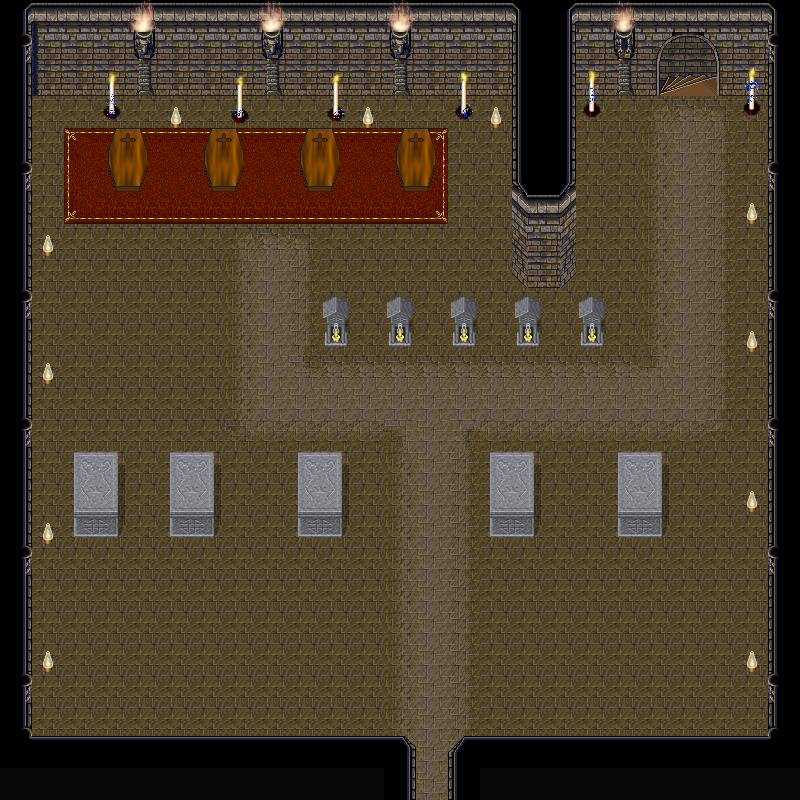

The image is a tile-based game level rendered from a .tmx file. Its description and source (layers, tilesets, objects; grid data summarised) follow:
An orthogonal 25x25 tile map with 32x32 px tiles, 8 tile layers (0_floor, 1_terrain, 2_object, 3_roof, ...), 11 tilesets.

<map version="1.2" tiledversion="1.3.1" orientation="orthogonal" renderorder="right-down" compressionlevel="0" width="25" height="25" tilewidth="32" tileheight="32" infinite="0" nextlayerid="9" nextobjectid="1">
 <tileset firstgid="1" name="collision" tilewidth="32" tileheight="32" tilecount="1" columns="1">
  <image source="../../tileset/logic/collision.png" width="32" height="32" />
 </tileset>
 <tileset firstgid="2" name="stone_house_interior" tilewidth="32" tileheight="32" tilecount="256" columns="16">
  <image source="../../tileset/building/wall/stone_house_interior.png" width="512" height="512" />
 </tileset>
 <tileset firstgid="258" name="brown" tilewidth="32" tileheight="32" tilecount="5" columns="5">
  <image source="../../tileset/ground/brown.png" width="160" height="32" />
 </tileset>
 <tileset firstgid="263" name="coffin" tilewidth="32" tileheight="32" tilecount="4" columns="2">
  <image source="../../tileset/item/gothic/coffin.png" width="64" height="64" />
 </tileset>
 <tileset firstgid="267" name="sarcophagus" tilewidth="32" tileheight="32" tilecount="12" columns="4">
  <image source="../../tileset/item/gothic/sarcophagus.png" width="128" height="96" />
 </tileset>
 <tileset firstgid="279" name="urn_house" tilewidth="32" tileheight="32" tilecount="2" columns="1">
  <image source="../../tileset/item/gothic/urn_house.png" width="32" height="64" />
 </tileset>
 <tileset firstgid="281" name="webs" tilewidth="32" tileheight="32" tilecount="6" columns="2">
  <image source="../../tileset/building/decoration/webs.png" width="64" height="96" />
 </tileset>
 <tileset firstgid="287" name="torch_top" tilewidth="32" tileheight="32" tilecount="4" columns="1">
  <image source="../../tileset/furniture/light/torch_top.png" width="32" height="128" />
 </tileset>
 <tileset firstgid="291" name="flames" tilewidth="32" tileheight="32" tilecount="6" columns="6">
  <image source="../../tileset/furniture/light/flames.png" width="192" height="32" />
 </tileset>
 <tileset firstgid="297" name="floating_candle" tilewidth="32" tileheight="32" tilecount="16" columns="4">
  <image source="../../tileset/furniture/light/floating_candle.png" width="128" height="128" />
 </tileset>
 <tileset firstgid="313" name="small_oil_lamp" tilewidth="32" tileheight="32" tilecount="8" columns="2">
  <image source="../../tileset/furniture/light/small_oil_lamp.png" width="64" height="128" />
 </tileset>
 <layer id="1" name="0_floor" width="25" height="25">
  <data>[625 cells, 624 non-empty, 38 distinct tile ids]</data>
 </layer>
 <layer id="2" name="1_terrain" width="25" height="25">
  <data>[625 cells, 106 non-empty, 49 distinct tile ids]</data>
 </layer>
 <layer id="3" name="2_object" width="25" height="25">
  <data>[625 cells, 11 non-empty, 10 distinct tile ids]</data>
 </layer>
 <layer id="4" name="3_roof" width="25" height="25">
  <data>[625 cells, 54 non-empty, 10 distinct tile ids]</data>
 </layer>
 <layer id="5" name="4_roof_add" width="25" height="25">
  <data>[625 cells, 0 non-empty, 0 distinct tile ids]</data>
 </layer>
 <layer id="6" name="objects" width="25" height="25">
  <data>[625 cells, 0 non-empty, 0 distinct tile ids]</data>
 </layer>
 <layer id="7" name="collision" width="25" height="25">
  <data>[625 cells, 0 non-empty, 0 distinct tile ids]</data>
 </layer>
 <layer id="8" name="protection" width="25" height="25">
  <data>[625 cells, 0 non-empty, 0 distinct tile ids]</data>
 </layer>
</map>
